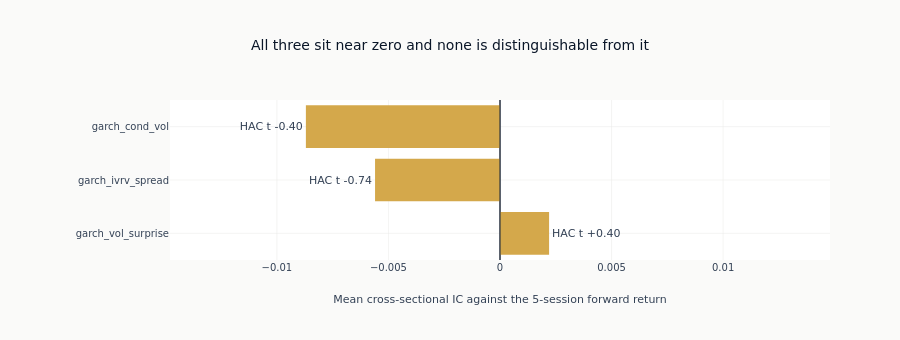

The code cell stored with this chart in its notebook:
### Markdown cell above
### F4. Incremental IC by feature

Each bar is one feature's mean IC with its HAC t-statistic printed past the bar end. A
t-statistic of about two is the conventional threshold for calling a mean distinguishable from
zero at all; the Benjamini-Hochberg correction applied above lowers the bar each individual
feature has to clear, because three tests give three chances to find something by accident. A
bar is drawn in the darker colour where its feature clears that corrected threshold, so a chart
in which every bar is the lighter colour is one in which none of them did.

### Code cell
if ic_table.is_empty():
    print("No IC series survived the cross-section floor, so there is nothing to draw here.")
else:
    bar_colour, faded = ml4t_palette(2, categorical=True)
    ordered = ic_table.sort(pl.col("ic").abs(), descending=True)
    fig = go.Figure()
    fig.add_bar(
        x=ordered["ic"].to_list(),
        y=ordered["feature"].to_list(),
        orientation="h",
        marker_color=[bar_colour if s else faded for s in ordered["survives FDR"].to_list()],
        text=[f"HAC t {t:+.2f}" for t in ordered["hac_t"].to_list()],
        textposition="outside",
        cliponaxis=False,
    )
    fig.add_vline(x=0.0, line_width=1, line_color=ml4t_palette(3)[2])
    _span = max(abs(v) for v in ordered["ic"].to_list()) * 1.7
    fig.update_layout(
        title="All three sit near zero and none is distinguishable from it",
        xaxis_title=(f"Mean cross-sectional IC against the {LABEL_HORIZON}-session forward return"),
        xaxis=dict(range=[-_span, _span]),
        yaxis=dict(autorange="reversed"),
        margin=dict(l=170, r=70),
        height=340,
    )
    show_plotly_with_alt(
        fig,
        "Three horizontal bars of mean information coefficient on an axis running from minus "
        "0.01 to plus 0.01, with a rule at zero. `garch_cond_vol` reaches furthest left at about "
        "minus 0.0065, `garch_ivrv_spread` to about minus 0.0032, and `garch_vol_surprise` right "
        "to about plus 0.003. Each bar is labelled with its HAC t-statistic, none of which "
        "exceeds 0.6 in absolute value. Every bar is drawn in the lighter colour, which is what "
        "the chart uses for a feature that did not clear the false-discovery threshold.",
    )

### Figure 1 — Plotly figure (JSON) as saved in the notebook; plotly's stock layout.template omitted (floating-point values rounded to 4 significant figures)
{"data": [{"cliponaxis": false, "marker": {"color": ["#D4A84B", "#D4A84B", "#D4A84B"]}, "orientation": "h", "text": ["HAC t -0.40", "HAC t -0.74", "HAC t +0.40"], "textposition": "outside", "type": "bar", "x": [-0.0087, -0.0056, 0.0022], "y": ["garch_cond_vol", "garch_ivrv_spread", "garch_vol_surprise"]}], "layout": {"height": 340, "margin": {"l": 170, "r": 70}, "shapes": [{"line": {"color": "#152238", "width": 1}, "type": "line", "x0": 0.0, "x1": 0.0, "xref": "x", "y0": 0, "y1": 1, "yref": "y domain"}], "title": {"text": "All three sit near zero and none is distinguishable from it"}, "xaxis": {"range": [-0.01479, 0.01479], "title": {"text": "Mean cross-sectional IC against the 5-session forward return"}}, "yaxis": {"autorange": "reversed"}}}
